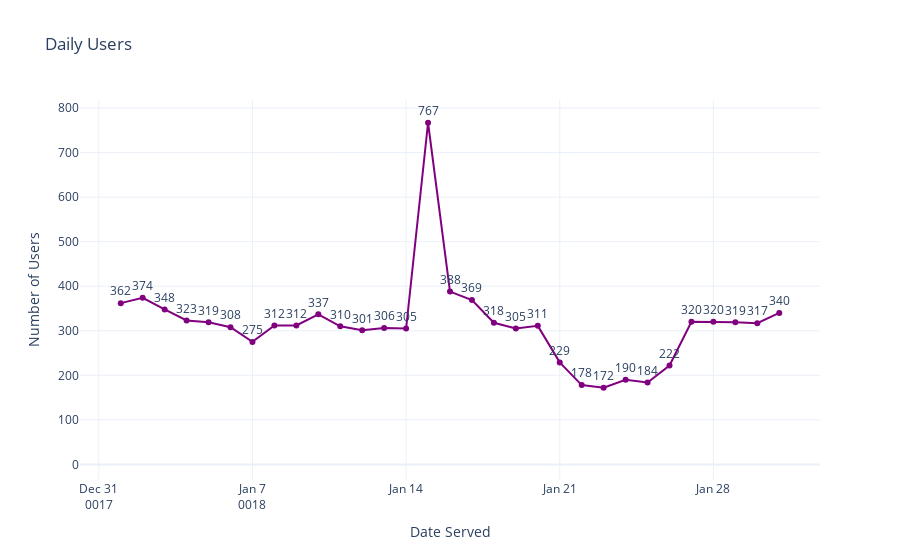

The notebook cell this image was saved under:
### Code cell
daily_users = marketing[['date_served','user_id']].sort('date_served').group_by(['date_served']).agg(pl.col('user_id').n_unique().alias("users_num"))
print(daily_users.head())

fig = px.line(
    daily_users,
    x='date_served',
    y='users_num',
    title='Daily Users',
    template='plotly_white',
    labels={'date_served': 'Date Served', 'users_num': 'Number of Users'},
    markers=True,
    text='users_num'
)
fig.update_traces({'line_color':'purple','textposition':'top center'})
fig.update_layout(yaxis=dict(range=[0, None]))
fig.show()

### Figure 1 — Plotly figure (JSON) as saved in the notebook; plotly's stock layout.template omitted (floating-point values rounded to 4 significant figures)
{"data": [{"hovertemplate": "Date Served=%{x}<br>Number of Users=%{text}<extra></extra>", "legendgroup": "", "line": {"color": "purple", "dash": "solid"}, "marker": {"symbol": "circle"}, "mode": "lines+markers+text", "name": "", "orientation": "v", "showlegend": false, "text": [16.0, 362.0, 374.0, 348.0, 323.0, 319.0, 308.0, 275.0, 312.0, 312.0, 337.0, 310.0, 301.0, 306.0, 305.0, 767.0, 388.0, 369.0, 318.0, 305.0, 311.0, 229.0, 178.0, 172.0, 190.0, 184.0, 222.0, 320.0, 320.0, 319.0, 317.0, 340.0], "textposition": "top center", "type": "scatter", "x": ["NaT", "0018-01-01", "0018-01-02", "0018-01-03", "0018-01-04", "0018-01-05", "0018-01-06", "0018-01-07", "0018-01-08", "0018-01-09", "0018-01-10", "0018-01-11", "0018-01-12", "0018-01-13", "0018-01-14", "0018-01-15", "0018-01-16", "0018-01-17", "0018-01-18", "0018-01-19", "0018-01-20", "0018-01-21", "0018-01-22", "0018-01-23", "0018-01-24", "0018-01-25", "0018-01-26", "0018-01-27", "0018-01-28", "0018-01-29", "0018-01-30", "0018-01-31"], "xaxis": "x", "y": [16, 362, 374, 348, 323, 319, 308, 275, 312, 312, 337, 310, 301, 306, 305, 767, 388, 369, 318, 305, 311, 229, 178, 172, 190, 184, 222, 320, 320, 319, 317, 340], "yaxis": "y"}], "layout": {"legend": {"tracegroupgap": 0}, "title": {"text": "Daily Users"}, "xaxis": {"anchor": "y", "domain": [0, 1], "title": {"text": "Date Served"}}, "yaxis": {"anchor": "x", "domain": [0, 1], "range": [0, null], "title": {"text": "Number of Users"}}}}
